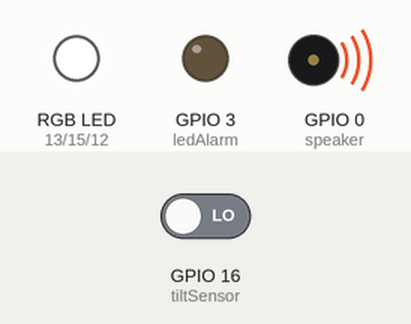
A program run on a simulated ESP8266 (NodeMCU). Parts: an RGB LED mixed from three pins (HIGH = lit), output pins drawn as LEDs (lit = HIGH), buzzer (waves = sounding). The inputs (shaded band) are chosen by the test bench; at power-on: GPIO 16 (tiltSensor) LOW. What the program prints to the serial monitor is not drawn.

Above: at 0.15 s.
Timing chart, 0 to 3.1 s (numbered marks = the images above):
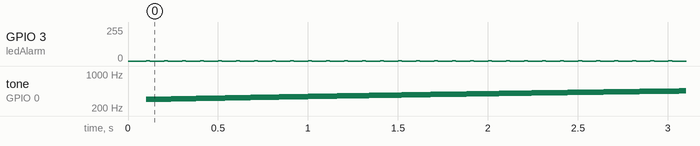

The program:

main.cpp
```cpp
#include <Arduino.h>
#include <Wire.h>
#include <ESP8266WiFi.h>
#include <WiFiUdp.h>
#include <ArduinoJson.h>
#include <Adafruit_MPU6050.h>
#include <Adafruit_Sensor.h>

Adafruit_MPU6050 mpu;

float i = 0;
int tiltSensor = 16;
int speaker = 0;

int buttonLevel = 14;
int buttonSensor = 2;

int ledR = 13;
int ledG = 15;
int ledB = 12;
int ledAlarm = 3;

int numberOfAttempsMPU = 20;
int mpuFound = 0;

void setRGB(int R, int G, int B)
{
  int rValue = 255 - R;
  int gValue = 255 - G;
  int bValue = 255 - B;
  analogWrite(ledR, rValue);
  analogWrite(ledG, gValue);
  analogWrite(ledB, bValue);
}

void redAlarm(int value)
{
  analogWrite(ledAlarm, value);
}

void playWarnig(int loop_count)
{
  for (int l = 0; l < loop_count; l++)
  {
    redAlarm(255);
    tone(speaker, 349);
    delay(500);
    redAlarm(0);
    noTone(speaker);
  }
}

void playSiren(int loop_count)
{

  for (int l = 0; l < loop_count; l++)
  {
    for (int i = 300; i < 530; i++)
    {
      tone(speaker, i);
      redAlarm((i % 5 == 0));
      delay(20);
    }
    for (int i = 530; i > 300; i--)
    {
      tone(speaker, i);
      redAlarm((i % 5 == 0));
      delay(20);
    }
  }
  redAlarm(0);
  noTone(speaker);
}

void eartquik()
{
  setRGB(255, 0, 0);
  playSiren(1);
}

void shock()
{
  playWarnig(1);
}

void switchSecondarySensor()
{
  setRGB(200, 150, 0);
}

void setup()
{
  pinMode(tiltSensor, INPUT);
  pinMode(ledAlarm, OUTPUT);

  setRGB(0, 0, 0);
  redAlarm(0);
  noTone(speaker);

  Serial.begin(115200);

  while (!Serial)
    delay(10);
  Serial.println("setup");

  Serial.println("MPU6050 test!");
  if (!mpu.begin() && numberOfAttempsMPU > 0)
  {
    delay(10);
    numberOfAttempsMPU--;
  }

  if (mpu.begin())
  {
    mpuFound = 1;
    mpu.setHighPassFilter(MPU6050_HIGHPASS_0_63_HZ);
    mpu.setMotionDetectionThreshold(1);
    mpu.setMotionDetectionDuration(20);
    mpu.setInterruptPinLatch(true);
    mpu.setInterruptPinPolarity(true);
    mpu.setMotionInterrupt(true);
  }
  else
  {
    Serial.println("Failed to find MPU6050 chip");
  }

  delay(100);
}

void loop()
{
  i += 0.1;
  if (digitalRead(tiltSensor) == HIGH)
    shock();

  if (mpu.getMotionInterruptStatus())
    playSiren(3);

  // Print log
  /* Serial.print("loop");
   Serial.println(i);

   if (mpuFound)
   {
     sensors_event_t a, g, temp;
     mpu.getEvent(&a, &g, &temp);

     Serial.print(">AX:");
     Serial.println(a.acceleration.x);
     Serial.print(">AY:");
     Serial.println(a.acceleration.y);
     Serial.print(">AZ:");
     Serial.println(a.acceleration.z);
     Serial.print(">GX:");
     Serial.println(g.gyro.x);
     Serial.print(">GY:");
     Serial.println(g.gyro.y);
     Serial.print(">GZ:");
     Serial.println(g.gyro.z);
   }
 */
  delay(100);
}
```

Measured:
- by itself, GPIO 3 (ledAlarm): repeats every 27.7 s: 1/255 0.02 s, 0/255 0.18 s, 275 × (1/255 0.02 s, 0/255 0.08 s)
- by itself, tone on GPIO 0 (speaker): plays 300 Hz for 0.02 s, 301 Hz for 0.02 s, 302 Hz for 0.02 s, 303 Hz for 0.02 s, 304 Hz for 0.02 s, 305 Hz for 0.02 s … (5706 notes in this stretch)
